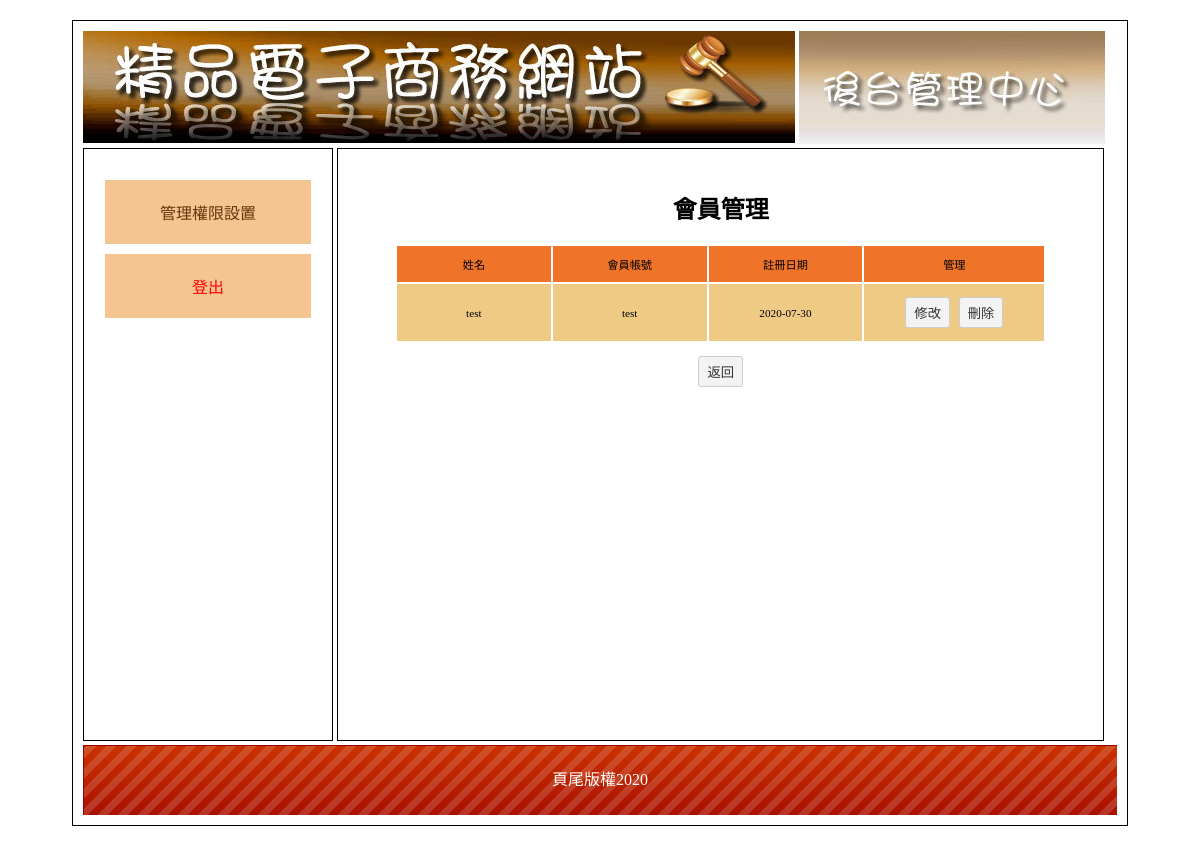
The page /admin.php?do=mem on the database its author committed.
### tables this page shows
CREATE TABLE `member` (
  `id` int(10) UNSIGNED NOT NULL,
  `acc` text NOT NULL,
  `pw` text NOT NULL,
  `name` text NOT NULL,
  `tel` text NOT NULL,
  `addr` text NOT NULL,
  `email` text NOT NULL,
  `total` int(10) UNSIGNED NOT NULL,
  `regdate` date NOT NULL DEFAULT current_timestamp()
);

CREATE TABLE `bottom` (
  `id` int(10) UNSIGNED NOT NULL,
  `bottom` text NOT NULL
);

### base.php (called while the page is built, shortened)
<?php
class DB{
  private $dsn = "mysql:host=localhost;charset=utf8;dbname=db66";
  private $root = "root";
  private $password = "";
  private $table;
  private $pdo;
  public function __construct($table){
    $this->table = $table ;
    $this->pdo = new PDO($this->dsn,$this->root,$this->password);
  }
  public function all(...$arg){
      $sql ="select * from $this->table ";
    return $this->pdo->query($sql)->fetchAll();
  }
  public function find($arg){
    $sql ="select * from $this->table ";
  if(!empty($arg) && is_array($arg)){
    foreach($arg as $key => $value){
      $tmp[] = sprintf("`%s`='%s'",$key,$value);
    }
    $sql = $sql . " where " . implode(" && ", $tmp) ;
  }else{
    $sql = $sql . " where `id`='" . $arg . "'";
  }
  return $this->pdo->query($sql)->fetch(PDO::FETCH_ASSOC);
}
}
$Member = new DB("member");
$Bottom = new DB("bottom");
?>

### backend/mem.php (the view)
<h2 class="ct">會員管理</h2>
<table class="all ct">
  <tr class="tt">
    <td>姓名</td>
    <td>會員帳號</td>
    <td>註冊日期</td>
    <td>管理</td>
  </tr>
  <?php
  $mems = $Member->all();
  foreach ($mems as $mem) {
  ?>
    <tr>
      <td class="pp"><?= $mem['name'] ?></td>
      <td class="pp"><?= $mem['acc'] ?></td>
      <td class="pp"><?= $mem['regdate'] ?></td>
      <td class="pp">
        <button onclick="location.href='?do=edit_mem&id=<?= $mem['id'] ?>'">修改</button>
        <button onclick="del('member',<?= $mem['id'] ?>)">刪除</button> </td>
    </tr>
  <?php
  }
  ?>
</table>
<div class="ct"><button onclick="location.href='index.php'">返回</button></div>

### admin.php (shortened to what this page needs)
<?php
include_once "base.php";
?>
<!DOCTYPE html PUBLIC "-//W3C//DTD XHTML 1.0 Transitional//EN" "http://www.w3.org/TR/xhtml1/DTD/xhtml1-transitional.dtd">
<html xmlns="http://www.w3.org/1999/xhtml">
<head>
	<link href="css/css.css" rel="stylesheet" type="text/css">
</head>
<body>
	<div id="main">
		<div id="top">
			<a href="index.php">
				<img src="icon/0416.jpg">
			</a>
			<img src="icon/0417.jpg">
		</div>
		<div id="left" class="ct">
			<div style="min-height:400px;">
				<a href="?do=admin">管理權限設置</a>
				<a href="javascript:location.href=&#39;api/logout.php?logout=admin&#39;"  style="color:#f00;">登出</a>
			</div>
		</div>
		<div id="right">
			<?php
			$do = !empty($_GET['do']) ? $_GET['do'] : 1;
			$file = 'backend/' . $do . ".php";
			if (file_exists($file)) {
				include $file;
			} else {
				include "backend/admin.php";
			}
			?>
		</div>
		<div id="bottom" style="line-height:70px; color:#FFF; background:url(icon/bot.png);" class="ct">
			<?php
			echo  $Bottom->find(1)['bottom'];
			?>
		</div>
	</div>
</body>
</html>

### css/css.css (style rules this page uses)
body { font-family:"微軟正黑體"; }
#main { width:1034px; padding:10px; margin:20px auto 20px auto; border:#000 solid 1px; min-height:768px; }
#top a { color:#CE631C; text-decoration:none; }
#left { display:inline-block; width:20%; padding:2%; min-height:550px; vertical-align:top; border:#000 1px solid; }
#left a { display:block; padding:20px 5px 20px 5px; text-decoration:none; background:#F4C591; margin:10px auto 10px auto; color:#65350A; }
.ct { text-align:center; }
#right { display:inline-block; width:70%; padding:2%; height:550px; border:#000 1px solid; overflow: auto; }
#bottom { height:70px; background:url(icon/bot.png); background-size:cover; }
.all { width:90%; margin:10px auto 10px auto; font-size: 0.7rem; }
.all td { min-width:86px; padding:10px; }
.tt { background:#EF7429; }
.tt td { background:#EF7429; }
.pp { background:#EFCA85; }
input[type=text],input[type=password],input[type=submit],button,.button,input[type=reset],input[type=button],select，textarea,input[type=number] { background:#F3F3F3; border:#CCC 1px solid; border-radius:3px; padding:5px 8px 5px 8px; text-decoration:none; margin:3px; color:#333; }

### rows shown on the page
member: name "test", acc "test", regdate "2020-07-30"
bottom: bottom "頁尾版權2020"
